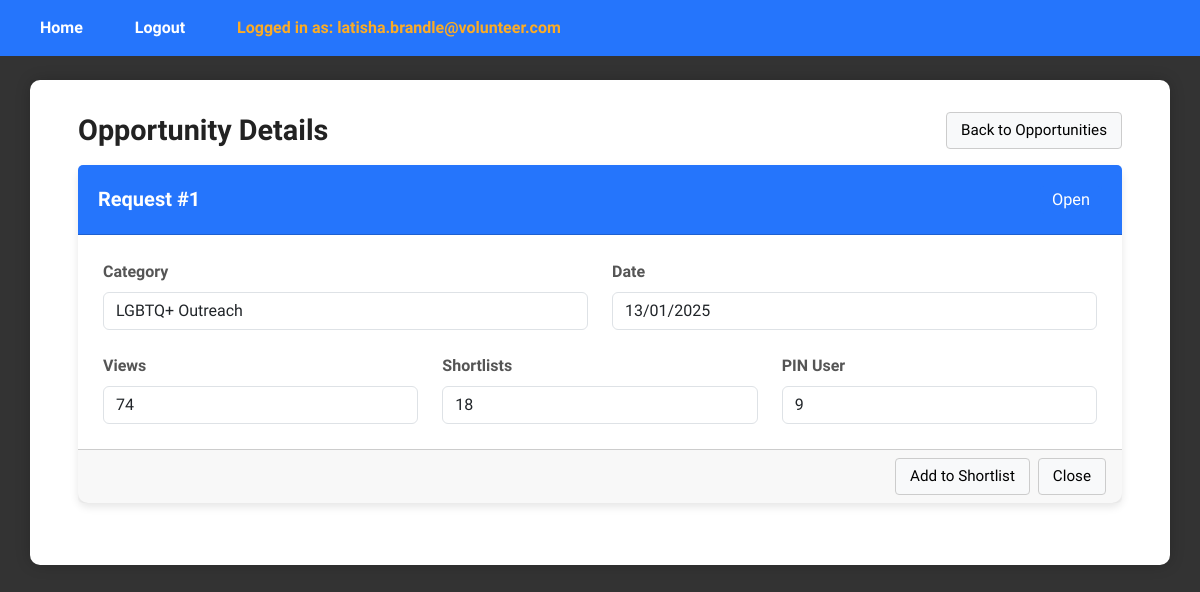
/ViewOpportunitiesDetailsPage?request_id=1 (signed in), run on the app's committed database.
### tables this page shows
CREATE TABLE request (
    request_id INTEGER PRIMARY KEY AUTOINCREMENT,
    pin_user_id INT,
    csrrep_user_id INT DEFAULT NULL,
    category_id INT,
    request_status BOOLEAN, --0 means uncompleted, 1 means completed
    request_date DATETIME,
    request_view_count INT,
    request_shortlist_count INT,
    FOREIGN KEY (pin_user_id) REFERENCES user(user_id),
    FOREIGN KEY (csrrep_user_id) REFERENCES user(user_id),
    FOREIGN KEY (category_id) REFERENCES category(category_id)
);

CREATE TABLE category (
    category_id INTEGER PRIMARY KEY AUTOINCREMENT,
    category_name VARCHAR(30),
    category_desc TEXT
);

### app.py (the view)
@app.route("/ViewOpportunitiesDetailsPage", methods=["GET"])
def viewOpportunitiesDetails():
    if 'email' not in session:
        return redirect(url_for('login'))
    if session['role_id'] != 4:  # Assuming CSR Rep
        return redirect(url_for('login'))
    request_id = request.args.get('request_id')
    view_controller = ViewOpportunitiesDetailsController()
    opportunity= view_controller.viewOpportunitiesDetails(request_id)
    return render_template("csr/ViewOpportunitiesDetailsPage.html", opportunity=opportunity)

### controllers/csrrep/ViewOpportunitiesDetailsController.py (called while the page is built)
    def viewOpportunitiesDetails(self, request_id):
        request = Request()
        return request.viewOpportunitiesDetails(request_id)

### database/database_management.py (called while the page is built)
def dbConnection():
    return sqlite3.connect("database/volunteer_system.db")

### entities/Request.py (called while the page is built)
    def viewOpportunitiesDetails(self , request_id):
        conn = database_management.dbConnection()
        conn.row_factory = sqlite3.Row
        cursor = conn.cursor()
        cursor.execute("""SELECT r.request_id, c.category_name, r.request_date, r.request_view_count, r.request_shortlist_count, r.pin_user_id
        FROM request r
        JOIN category c ON c.category_id = r.category_id
        WHERE r.request_id = ?""", (request_id,))
        row = cursor.fetchone()
        col_names = [desc[0] for desc in cursor.description] if row else []
        conn.close()
        if not row:
            return None
        return dict(zip(col_names, row))

### templates/csr/ViewOpportunitiesDetailsPage.html (shortened to what this page needs)
{% extends "layout.html" %}
{% block content %}
<div class="dashboard-wrapper">
  <div class="dashboard-container">
    <div class="d-flex justify-content-between align-items-center mb-3">
      <h1 class="m-0">Opportunity Details</h1>
      <div class="d-flex gap-2 align-items-center">
        <a href="{{ url_for('viewOpportunitiesPage') }}" class="plain-btn">Back to Opportunities</a>
      </div>
    </div>
    {% if not opportunity %}
      <div class="card"><div class="card-body"><p class="m-0">Opportunity not found.</p></div></div>
    {% else %}
      <div class="card">
        <div class="card-header d-flex justify-content-between align-items-center">
          <h5 class="m-0">Request #{{ opportunity.request_id }}</h5>
          <div>
            {% if opportunity.request_status in (1, True, '1', 'true', 'True') %}
              <span class="badge bg-success">Completed</span>
            {% else %}
              <span class="badge bg-platform-manager">Open</span>
            {% endif %}
          </div>
        </div>
        <div class="card-body">
          <div class="row g-4">
            <div class="col-md-6">
              <label class="form-label">Category</label>
              <div class="form-control" readonly>
                {% if opportunity.category_name %}
                  {{ opportunity.category_name }}
                {% else %}
                  Category {{ opportunity.category_id }}
                {% endif %}
              </div>
            </div>
            <div class="col-md-6">
              <label class="form-label">Date</label>
              <input class="form-control" value="{{ opportunity.request_date }}" readonly>
            </div>
            <div class="col-md-4">
              <label class="form-label">Views</label>
              <input class="form-control" value="{{ opportunity.request_view_count if opportunity.request_view_count is not none else 0 }}" readonly>
            </div>
            <div class="col-md-4">
              <label class="form-label">Shortlists</label>
              <input class="form-control" value="{{ opportunity.request_shortlist_count if opportunity.request_shortlist_count is not none else 0 }}" readonly>
            </div>
            <div class="col-md-4">
              <label class="form-label">PIN User</label>
              <input class="form-control" value="{{ opportunity.pin_user_id if opportunity.pin_user_id is not none else '-' }}" readonly>
            </div>
          </div>
        </div>
        <div class="card-footer d-flex justify-content-end gap-2">
          <form method="post" action="{{ url_for('addToShortlist') }}" style="display:inline;">
            <button class="plain-btn" type="submit">Add to Shortlist</button>
          </form>
          <a href="{{ url_for('viewOpportunitiesPage') }}" class="plain-btn">Close</a>
        </div>
      </div>
    {% endif %}
  </div>
</div>
{% endblock %}

### static/css/styles.css (style rules this page uses)
body { font-family: "Stack Sans Headline", system-ui, 'Trebuchet MS', "Segoe UI", Geneva, Verdana, sans-serif; background: #333; color: #333; margin: 0; padding: 0; min-height: 100vh; }
h1 { text-align: center; margin-bottom: 1.5rem; color: #222; font-weight: 700; font-size: 1.8rem; }
label { display: block; margin-bottom: 0.4rem; font-weight: 600; color: #555; }
.card { box-shadow: 0 4px 8px rgba(0,0,0,0.1); border-radius: 10px; border: none; margin-bottom: 30px; background: #fff; }
.card-header { background-color: #2575fc; color: white; padding: 20px; border-radius: 10px 10px 0 0; font-size: 1.2rem; }
.card-header h5 { margin: 0; font-weight: 600; }
.card-body { padding: 25px; }
.badge { font-size: 0.85em; padding: 6px 12px; font-weight: 500; border-radius: 4px; display: inline-block; }
.badge.bg-platform-manager { background-color: #2575fc; color: white; }
.plain-btn { background-color: #f8f9fa; border: 1px solid #ccc; color: #000; padding: 6px 14px; border-radius: 4px; font-size: 0.95rem; font-weight: 500; cursor: pointer; text-decoration: none; display: inline-block; transition: background-color 0.2s ease, border-color 0.2s ease; }

### templates/csr/ViewOpportunitiesDetailsPage.html (style rules this page uses)
.badge.bg-platform-manager { background:#2575fc;color:#fff }

### data on the page
request: request_id "1", request_date "13/01/2025", request_view_count "74", request_shortlist_count "18", pin_user "9"
category: category_name "LGBTQ+ Outreach"

### other printed values
{{ session.email }} "latisha.brandle@volunteer.com"
